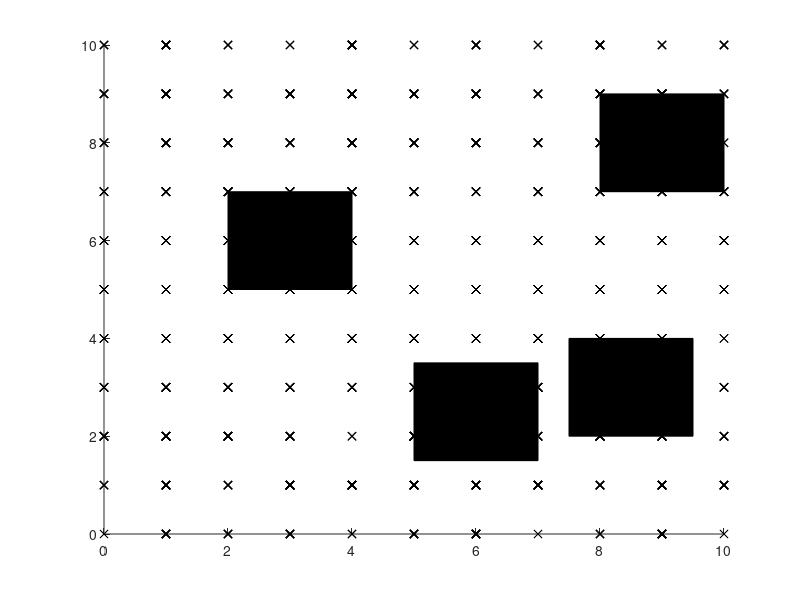

Write the MATLAB code that produced this figure.
%%--------------------------------------------------------------------

% Module:  RRT_star.m

% This module contains all the computations related to RRT Star

% Search Algorithm

% Developed by Rishi.Khajuriwala@ WPI RBE.

%%--------------------------------------------------------------------*/

clc;
clear all;
close all;

grid = [10,10];
Obstacle1 = [5,1.5,2,2];
Obstacle2 = [2,5,2,2];
Obstacle3 = [7.5,2,2,2];
Obstacle4 = [8,7,2,2];

x_start.point = [0 0];
x_goal.point = [9 9];

nodes(1) = x_start;
figure;
axis([0 grid(1) 0 grid(2)]);
rectangle('Position',Obstacle1,'FaceColor',[0 0 0]);

hold on
rectangle('Position',Obstacle2,'FaceColor',[0 0 0]);
rectangle('Position',Obstacle3,'FaceColor',[0 0 0]);
rectangle('Position',Obstacle4,'FaceColor',[0 0 0]);

n_nodes = 1000; %No of nodes, decided by the user


% Sampling Function
for j = 1: n_nodes
   x_rand = [round(rand(1)*grid(1)) round(rand(1)*grid(2))];
   plot(x_rand(1),x_rand(2),'x','Color',[0 0 0]);
   
   ld_nodes = length(nodes);
    for i = 1: ld_nodes
        if nodes(i).point == x_goal.point
            break
        end
    end
end




%% Steering
% Given 2 points x and y, this function returns a point z such that it is
% closer to y than x.

function [new_x] = Steer(rand_x,nearest_node,min_node,n)
new_X = [0 0];

    if min_node >= n
       new_X(1) =  nearest_node(1) + ((rand_x(1)-nearest_node(1))*n)/NearestNeighorDist(rand_x,nearest_node);
       new_X(2) =  nearest_node(2) + ((rand_x(2)-nearest_node(2))*n)/NearestNeighorDist(rand_x,nearest_node);
    else
        new_X(1) = rand_x(1);
        new_X(2) = rand_x(2);

    end
    new_x = [new_X(1), new_X(2)];
end


%% Nearest Neighor
%Given a graph G(V,E) and point x, this function gives the 
%Euclidean Distance

function [distance] = NearestNeighorDist(x,y)
distance = sqrt((x(1)-y(1)^2)+(x(2)-y(2)^2));
end

%% Near Vertices:



%% Collision Test/ Obstacle Free

